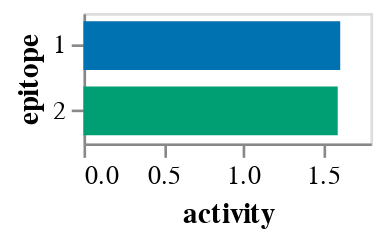

Write notebook code for a chart like this one.
### Markdown cell above
Epitope activities:

### Code cell
model.activity_wt_barplot()

### Figure 1 — Vega-Lite specification as saved in the notebook (floating-point values rounded to 4 significant figures)
{"config": {"view": {"continuousWidth": 400, "continuousHeight": 300}, "axis": {"grid": false}}, "data": {"name": "data-dec6bf081050c6ea5bebf00deb3d0bcb"}, "mark": {"type": "bar", "size": 18.75}, "encoding": {"color": {"field": "epitope", "legend": null, "scale": {"domain": ["1", "2"], "range": ["#0072B2", "#009E73"]}, "type": "nominal"}, "tooltip": [{"field": "epitope", "type": "nominal"}, {"field": "activity", "format": ".2f", "type": "quantitative"}], "x": {"field": "activity", "title": "activity", "type": "quantitative"}, "y": {"field": "epitope", "sort": ["1", "2"], "type": "nominal"}}, "height": {"step": 25}, "width": 110, "$schema": "https://vega.github.io/schema/vega-lite/v5.2.0.json", "datasets": {"data-dec6bf081050c6ea5bebf00deb3d0bcb": [{"epitope": "1", "activity": 1.61}, {"epitope": "2", "activity": 1.594}]}}
